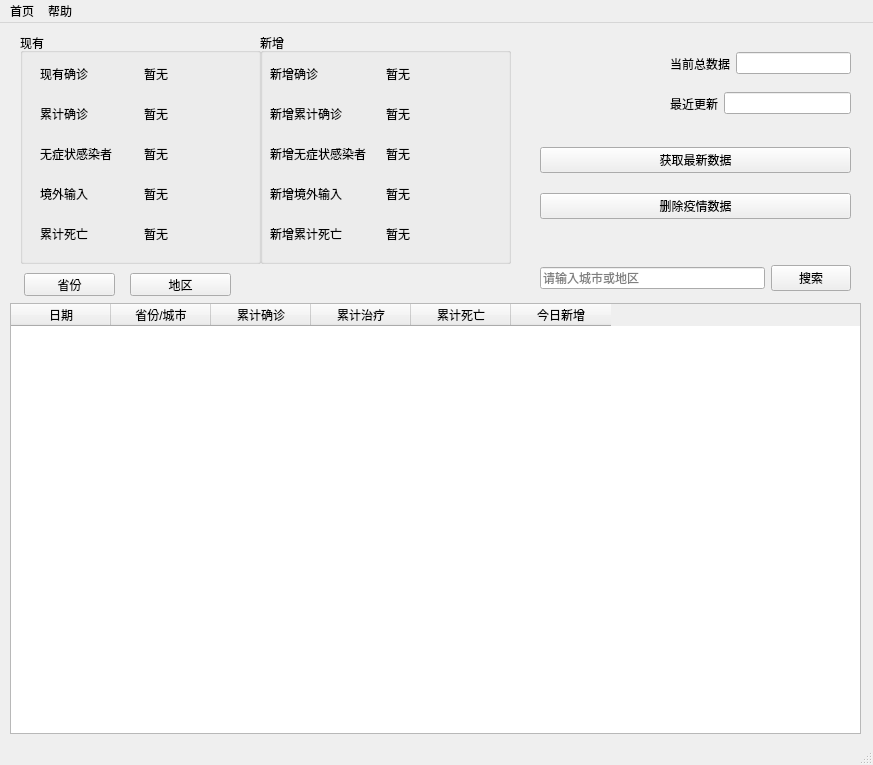
<?xml version="1.0" encoding="UTF-8"?>
<ui version="4.0">
 <class>MainWindow</class>
 <widget class="QMainWindow" name="MainWindow">
  <property name="geometry">
   <rect>
    <x>0</x>
    <y>0</y>
    <width>873</width>
    <height>765</height>
   </rect>
  </property>
  <property name="sizePolicy">
   <sizepolicy hsizetype="Fixed" vsizetype="Fixed">
    <horstretch>0</horstretch>
    <verstretch>0</verstretch>
   </sizepolicy>
  </property>
  <property name="minimumSize">
   <size>
    <width>873</width>
    <height>765</height>
   </size>
  </property>
  <property name="maximumSize">
   <size>
    <width>873</width>
    <height>765</height>
   </size>
  </property>
  <property name="windowTitle">
   <string>MainWindow</string>
  </property>
  <widget class="QWidget" name="centralwidget">
   <widget class="QTableWidget" name="tableWidget">
    <property name="geometry">
     <rect>
      <x>10</x>
      <y>280</y>
      <width>851</width>
      <height>431</height>
     </rect>
    </property>
    <column>
     <property name="text">
      <string>日期</string>
     </property>
    </column>
    <column>
     <property name="text">
      <string>省份/城市</string>
     </property>
    </column>
    <column>
     <property name="text">
      <string>累计确诊</string>
     </property>
    </column>
    <column>
     <property name="text">
      <string>累计治疗</string>
     </property>
    </column>
    <column>
     <property name="text">
      <string>累计死亡</string>
     </property>
    </column>
    <column>
     <property name="text">
      <string>今日新增</string>
     </property>
    </column>
   </widget>
   <widget class="QWidget" name="horizontalLayoutWidget">
    <property name="geometry">
     <rect>
      <x>670</x>
      <y>20</y>
      <width>181</width>
      <height>41</height>
     </rect>
    </property>
    <layout class="QHBoxLayout" name="horizontalLayout">
     <item>
      <widget class="QLabel" name="label">
       <property name="text">
        <string>当前总数据</string>
       </property>
      </widget>
     </item>
     <item>
      <widget class="QLineEdit" name="lineEdit_count_of_data">
       <property name="readOnly">
        <bool>true</bool>
       </property>
      </widget>
     </item>
    </layout>
   </widget>
   <widget class="QWidget" name="horizontalLayoutWidget_2">
    <property name="geometry">
     <rect>
      <x>40</x>
      <y>30</y>
      <width>201</width>
      <height>41</height>
     </rect>
    </property>
    <layout class="QHBoxLayout" name="horizontalLayout_2">
     <item>
      <widget class="QLabel" name="label_2">
       <property name="text">
        <string>现有确诊</string>
       </property>
      </widget>
     </item>
     <item>
      <widget class="QLabel" name="label_now_confirm">
       <property name="text">
        <string>暂无</string>
       </property>
      </widget>
     </item>
    </layout>
   </widget>
   <widget class="QWidget" name="horizontalLayoutWidget_3">
    <property name="geometry">
     <rect>
      <x>40</x>
      <y>70</y>
      <width>201</width>
      <height>41</height>
     </rect>
    </property>
    <layout class="QHBoxLayout" name="horizontalLayout_3">
     <item>
      <widget class="QLabel" name="label_4">
       <property name="text">
        <string>累计确诊</string>
       </property>
      </widget>
     </item>
     <item>
      <widget class="QLabel" name="label_confirm">
       <property name="text">
        <string>暂无</string>
       </property>
      </widget>
     </item>
    </layout>
   </widget>
   <widget class="QWidget" name="horizontalLayoutWidget_4">
    <property name="geometry">
     <rect>
      <x>40</x>
      <y>110</y>
      <width>201</width>
      <height>41</height>
     </rect>
    </property>
    <layout class="QHBoxLayout" name="horizontalLayout_4">
     <item>
      <widget class="QLabel" name="label_6">
       <property name="text">
        <string>无症状感染者</string>
       </property>
      </widget>
     </item>
     <item>
      <widget class="QLabel" name="label_no_infectH5">
       <property name="text">
        <string>暂无</string>
       </property>
      </widget>
     </item>
    </layout>
   </widget>
   <widget class="QWidget" name="horizontalLayoutWidget_5">
    <property name="geometry">
     <rect>
      <x>40</x>
      <y>150</y>
      <width>201</width>
      <height>41</height>
     </rect>
    </property>
    <layout class="QHBoxLayout" name="horizontalLayout_5">
     <item>
      <widget class="QLabel" name="label_8">
       <property name="text">
        <string>境外输入</string>
       </property>
      </widget>
     </item>
     <item>
      <widget class="QLabel" name="label_imported_case">
       <property name="text">
        <string>暂无</string>
       </property>
      </widget>
     </item>
    </layout>
   </widget>
   <widget class="QWidget" name="horizontalLayoutWidget_6">
    <property name="geometry">
     <rect>
      <x>40</x>
      <y>190</y>
      <width>201</width>
      <height>41</height>
     </rect>
    </property>
    <layout class="QHBoxLayout" name="horizontalLayout_6">
     <item>
      <widget class="QLabel" name="label_10">
       <property name="text">
        <string>累计死亡</string>
       </property>
      </widget>
     </item>
     <item>
      <widget class="QLabel" name="label_dead">
       <property name="text">
        <string>暂无</string>
       </property>
      </widget>
     </item>
    </layout>
   </widget>
   <widget class="QWidget" name="horizontalLayoutWidget_7">
    <property name="geometry">
     <rect>
      <x>540</x>
      <y>240</y>
      <width>311</width>
      <height>31</height>
     </rect>
    </property>
    <layout class="QHBoxLayout" name="horizontalLayout_7">
     <item>
      <widget class="QLineEdit" name="lineEdit_search">
       <property name="focusPolicy">
        <enum>Qt::StrongFocus</enum>
       </property>
       <property name="placeholderText">
        <string>请输入城市或地区</string>
       </property>
      </widget>
     </item>
     <item>
      <widget class="QPushButton" name="btn_search">
       <property name="text">
        <string>搜索</string>
       </property>
      </widget>
     </item>
    </layout>
   </widget>
   <widget class="QWidget" name="horizontalLayoutWidget_8">
    <property name="geometry">
     <rect>
      <x>270</x>
      <y>30</y>
      <width>226</width>
      <height>41</height>
     </rect>
    </property>
    <layout class="QHBoxLayout" name="horizontalLayout_8">
     <item>
      <widget class="QLabel" name="label_12">
       <property name="text">
        <string>新增确诊</string>
       </property>
      </widget>
     </item>
     <item>
      <widget class="QLabel" name="label_new_now_confirm">
       <property name="text">
        <string>暂无</string>
       </property>
      </widget>
     </item>
    </layout>
   </widget>
   <widget class="QWidget" name="horizontalLayoutWidget_9">
    <property name="geometry">
     <rect>
      <x>270</x>
      <y>70</y>
      <width>226</width>
      <height>41</height>
     </rect>
    </property>
    <layout class="QHBoxLayout" name="horizontalLayout_10">
     <item>
      <widget class="QLabel" name="label_16">
       <property name="text">
        <string>新增累计确诊</string>
       </property>
      </widget>
     </item>
     <item>
      <widget class="QLabel" name="label_new_confirm">
       <property name="text">
        <string>暂无</string>
       </property>
      </widget>
     </item>
    </layout>
   </widget>
   <widget class="QWidget" name="horizontalLayoutWidget_10">
    <property name="geometry">
     <rect>
      <x>270</x>
      <y>110</y>
      <width>226</width>
      <height>41</height>
     </rect>
    </property>
    <layout class="QHBoxLayout" name="horizontalLayout_11">
     <item>
      <widget class="QLabel" name="label_18">
       <property name="text">
        <string>新增无症状感染者</string>
       </property>
      </widget>
     </item>
     <item>
      <widget class="QLabel" name="label_new_no_infectH5">
       <property name="text">
        <string>暂无</string>
       </property>
      </widget>
     </item>
    </layout>
   </widget>
   <widget class="QWidget" name="horizontalLayoutWidget_11">
    <property name="geometry">
     <rect>
      <x>270</x>
      <y>150</y>
      <width>226</width>
      <height>41</height>
     </rect>
    </property>
    <layout class="QHBoxLayout" name="horizontalLayout_12">
     <item>
      <widget class="QLabel" name="label_20">
       <property name="text">
        <string>新增境外输入</string>
       </property>
      </widget>
     </item>
     <item>
      <widget class="QLabel" name="label_new_imported_case">
       <property name="text">
        <string>暂无</string>
       </property>
      </widget>
     </item>
    </layout>
   </widget>
   <widget class="QWidget" name="horizontalLayoutWidget_12">
    <property name="geometry">
     <rect>
      <x>270</x>
      <y>190</y>
      <width>226</width>
      <height>41</height>
     </rect>
    </property>
    <layout class="QHBoxLayout" name="horizontalLayout_13">
     <item>
      <widget class="QLabel" name="label_22">
       <property name="text">
        <string>新增累计死亡</string>
       </property>
      </widget>
     </item>
     <item>
      <widget class="QLabel" name="label_new_dead">
       <property name="text">
        <string>暂无</string>
       </property>
      </widget>
     </item>
    </layout>
   </widget>
   <widget class="QWidget" name="verticalLayoutWidget">
    <property name="geometry">
     <rect>
      <x>540</x>
      <y>110</y>
      <width>311</width>
      <height>101</height>
     </rect>
    </property>
    <layout class="QVBoxLayout" name="verticalLayout">
     <item>
      <widget class="QPushButton" name="btn_get_new_info">
       <property name="text">
        <string>获取最新数据</string>
       </property>
      </widget>
     </item>
     <item>
      <widget class="QPushButton" name="btn_delete">
       <property name="text">
        <string>删除疫情数据</string>
       </property>
      </widget>
     </item>
    </layout>
   </widget>
   <widget class="QGroupBox" name="groupBox">
    <property name="geometry">
     <rect>
      <x>20</x>
      <y>10</y>
      <width>241</width>
      <height>231</height>
     </rect>
    </property>
    <property name="title">
     <string>现有</string>
    </property>
   </widget>
   <widget class="QGroupBox" name="groupBox_2">
    <property name="geometry">
     <rect>
      <x>260</x>
      <y>10</y>
      <width>251</width>
      <height>231</height>
     </rect>
    </property>
    <property name="title">
     <string>新增</string>
    </property>
   </widget>
   <widget class="QWidget" name="horizontalLayoutWidget_13">
    <property name="geometry">
     <rect>
      <x>670</x>
      <y>60</y>
      <width>181</width>
      <height>41</height>
     </rect>
    </property>
    <layout class="QHBoxLayout" name="horizontalLayout_14">
     <item>
      <widget class="QLabel" name="label_24">
       <property name="text">
        <string>最近更新</string>
       </property>
      </widget>
     </item>
     <item>
      <widget class="QLineEdit" name="lineEdit_rencent_update">
       <property name="readOnly">
        <bool>true</bool>
       </property>
      </widget>
     </item>
    </layout>
   </widget>
   <widget class="QPushButton" name="btn_change_provice">
    <property name="geometry">
     <rect>
      <x>24</x>
      <y>250</y>
      <width>91</width>
      <height>23</height>
     </rect>
    </property>
    <property name="text">
     <string>省份</string>
    </property>
   </widget>
   <widget class="QPushButton" name="btn_change_area">
    <property name="geometry">
     <rect>
      <x>130</x>
      <y>250</y>
      <width>101</width>
      <height>23</height>
     </rect>
    </property>
    <property name="text">
     <string>地区</string>
    </property>
   </widget>
   <zorder>groupBox</zorder>
   <zorder>groupBox_2</zorder>
   <zorder>tableWidget</zorder>
   <zorder>horizontalLayoutWidget</zorder>
   <zorder>horizontalLayoutWidget_2</zorder>
   <zorder>horizontalLayoutWidget_3</zorder>
   <zorder>horizontalLayoutWidget_4</zorder>
   <zorder>horizontalLayoutWidget_5</zorder>
   <zorder>horizontalLayoutWidget_6</zorder>
   <zorder>horizontalLayoutWidget_7</zorder>
   <zorder>horizontalLayoutWidget_8</zorder>
   <zorder>horizontalLayoutWidget_9</zorder>
   <zorder>horizontalLayoutWidget_10</zorder>
   <zorder>horizontalLayoutWidget_11</zorder>
   <zorder>horizontalLayoutWidget_12</zorder>
   <zorder>verticalLayoutWidget</zorder>
   <zorder>horizontalLayoutWidget_13</zorder>
   <zorder>btn_change_provice</zorder>
   <zorder>btn_change_area</zorder>
  </widget>
  <widget class="QMenuBar" name="menubar">
   <property name="geometry">
    <rect>
     <x>0</x>
     <y>0</y>
     <width>873</width>
     <height>23</height>
    </rect>
   </property>
   <widget class="QMenu" name="menu">
    <property name="title">
     <string>首页</string>
    </property>
    <addaction name="action1_exit"/>
   </widget>
   <widget class="QMenu" name="menu_2">
    <property name="title">
     <string>帮助</string>
    </property>
    <addaction name="action2_about"/>
   </widget>
   <addaction name="menu"/>
   <addaction name="menu_2"/>
  </widget>
  <widget class="QStatusBar" name="statusbar"/>
  <action name="action1_exit">
   <property name="text">
    <string>退出</string>
   </property>
  </action>
  <action name="action2_about">
   <property name="text">
    <string>关于</string>
   </property>
  </action>
 </widget>
 <resources/>
 <connections/>
</ui>
